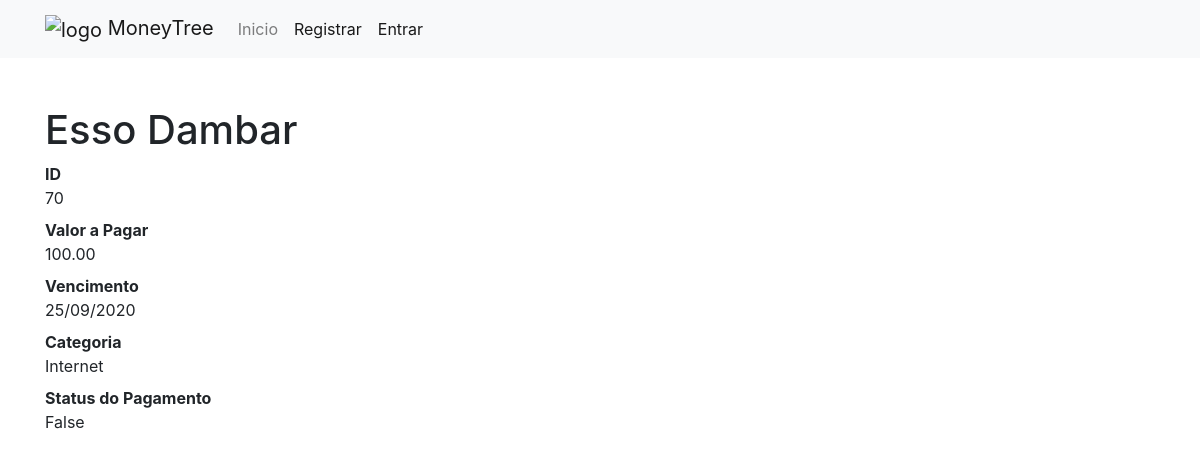
/70, run on the app's committed database.
### gerenciador/models.py (models this page shows, shortened)
class Despesa(models.Model):
    descricao = models.CharField(max_length=255)
    valor_total = models.DecimalField(max_digits=8, decimal_places=2)
    vencimento = models.DateField()
    categoria = models.ForeignKey(Categoria, on_delete=models.DO_NOTHING)
    status_pagamento = models.BooleanField(default=False)

class Categoria(models.Model):
    nome = models.CharField(max_length=255)
    def __str__(self):
        return self.nome

### gerenciador/views.py (the view)
# urls.py: path('<int:despesa_id>', views.ver_despesa, name='ver-despesa'),
def ver_despesa(request, despesa_id):
    despesa = get_object_or_404(Despesa, id=despesa_id)
    return render(request, 'gerenciador/ver_despesa.html', {
        'despesa': despesa
    })

### gerenciador/templates/gerenciador/ver_despesa.html (shortened to what this page needs)
{% extends 'base.html' %}
{%block conteudo%}
<h1 class="mt-5">{{ despesa.descricao }}</h1>
<dl>
    <dt>ID</dt>
    <dd>{{ despesa.id }}</dd>
    <dt>Valor a Pagar</dt>
    <dd>{{ despesa.valor_total }}</dd>
    <dt>Vencimento</dt>
    <dd>{{ despesa.vencimento|date:'d/m/Y' }}</dd>
    <dt>Categoria</dt>
    <dd>{{ despesa.categoria }}</dd>
    <dt>Status do Pagamento</dt>
    <dd>{{ despesa.status_pagamento }}</dd>
</dl>
{%endblock%}

### data on the page
Despesa: descricao "Esso Dambar", id "70", valor_total "100.00", vencimento "25/09/2020", categoria "Internet", status_pagamento "False"
